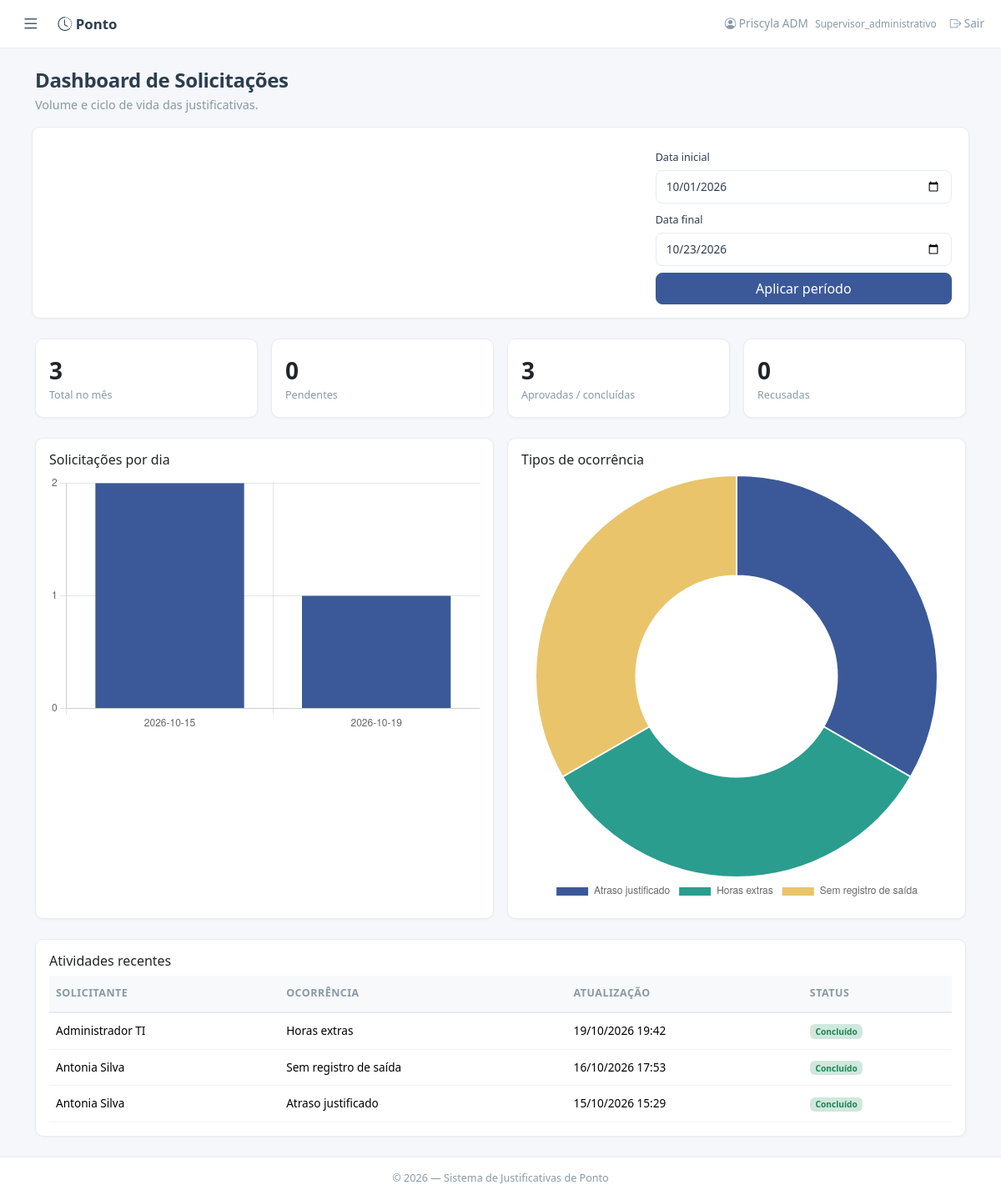
Screenshot of /dashboard/solicitacoes (signed in) with the database file from the repository.
### models.py (models this page shows, shortened)
class Usuario(UserMixin, db.Model):
    __tablename__ = 'usuarios'
    id = db.Column(db.Integer, primary_key=True)
    matricula = db.Column(db.String(20), unique=True, nullable=False)
    nome = db.Column(db.String(100), nullable=False)
    email = db.Column(db.String(120), unique=True, nullable=False)
    senha_hash = db.Column(db.String(256), nullable=False)
    perfil = db.Column(db.String(40), nullable=False)
    gestor_id = db.Column(db.Integer, db.ForeignKey('usuarios.id'), nullable=True)
    area_id = db.Column(db.Integer, db.ForeignKey('areas.id'), nullable=True)
    empresa_id = db.Column(db.Integer, db.ForeignKey('empresas.id'), nullable=True)
    ativo = db.Column(db.Boolean, default=True)
    criado_em = db.Column(db.DateTime, default=lambda: datetime.now(timezone.utc))
    gestor = db.relationship('Usuario', remote_side=[id], backref='subordinados')
    area = db.relationship('Area', backref='usuarios')
    empresa = db.relationship('Empresa', backref='usuarios')
    solicitacoes = db.relationship('Solicitacao', backref='colaborador',
                                   foreign_keys='Solicitacao.colaborador_id', lazy='dynamic')
    def tem_permissao(self, chave):
        if self.perfil == 'ti':
            return True
        return UsuarioPermissao.query.filter_by(usuario_id=self.id, permissao=chave).first() is not None

class Solicitacao(db.Model):
    __tablename__ = 'solicitacoes'
    id = db.Column(db.Integer, primary_key=True)
    colaborador_id = db.Column(db.Integer, db.ForeignKey('usuarios.id'), nullable=False)
    colaboradores = db.relationship('Colaborador', secondary=solicitacao_colaboradores,
                                    backref=db.backref('solicitacoes', lazy='dynamic'))
    participantes = db.relationship('SolicitacaoParticipante', backref='solicitacao',
                                    cascade='all, delete-orphan', order_by='SolicitacaoParticipante.ordem')
    data_ocorrencia = db.Column(db.Date, nullable=False)
    tipo_ocorrencia = db.Column(db.String(80), nullable=False)
    tipo_justificativa = db.Column(db.String(80), nullable=True)
    horario_entrada = db.Column(db.String(5), nullable=True)
    horario_saida = db.Column(db.String(5), nullable=True)
    motivo = db.Column(db.Text, nullable=False)
    comprovante = db.Column(db.Text, nullable=True)  # JSON com nomes dos anexos
    status = db.Column(db.String(30), default='pendente')
    gestor_id = db.Column(db.Integer, db.ForeignKey('usuarios.id'), nullable=True)
    gestor_parecer = db.Column(db.Text, nullable=True)
    gestor_data = db.Column(db.DateTime, nullable=True)
    dp_id = db.Column(db.Integer, db.ForeignKey('usuarios.id'), nullable=True)
    dp_parecer = db.Column(db.Text, nullable=True)
    dp_data = db.Column(db.DateTime, nullable=True)
    supervisor_id = db.Column(db.Integer, db.ForeignKey('usuarios.id'), nullable=True)
    supervisor_parecer = db.Column(db.Text, nullable=True)
    supervisor_data = db.Column(db.DateTime, nullable=True)
    criado_em = db.Column(db.DateTime, default=lambda: datetime.now(timezone.utc))
    atualizado_em = db.Column(db.DateTime, default=lambda: datetime.now(timezone.utc),
                               onupdate=lambda: datetime.now(timezone.utc))
    gestor_resp = db.relationship('Usuario', foreign_keys=[gestor_id])
    dp_resp = db.relationship('Usuario', foreign_keys=[dp_id])
    supervisor_resp = db.relationship('Usuario', foreign_keys=[supervisor_id])
    STATUS_LABELS = {
        'pendente': 'Pendente',
        'aprovado_gestor': 'Aprovado pelo Gestor',
        'recusado_gestor': 'Recusado pelo Gestor',
        'encaminhado_supervisor': 'Aguardando supervisor administrativo',
        'aprovado_supervisor': 'Aprovado pelo supervisor',
        'recusado_supervisor': 'Recusado pelo supervisor',
        'aprovado_dp': 'Concluído',
        'recusado_dp': 'Recusado pelo DP',
    }
    STATUS_COLORS = {
        'pendente': 'warning',
        'aprovado_gestor': 'info',
        'recusado_gestor': 'danger',
        'encaminhado_supervisor': 'warning',
        'aprovado_supervisor': 'info',
        'recusado_supervisor': 'danger',
        'aprovado_dp': 'success',
        'recusado_dp': 'danger',
    }
    @property
    def status_label(self):
        return self.STATUS_LABELS.get(self.status, self.status)
    @property
    def status_cor(self):
        return self.STATUS_COLORS.get(self.status, 'secondary')

### app.py (the view)
@app.route('/dashboard/solicitacoes')
@login_required
def dashboard_solicitacoes():
    agora = datetime.now(timezone.utc)
    inicio_padrao = agora.replace(day=1, hour=0, minute=0, second=0, microsecond=0)
    inicio = request.args.get('inicio', '').strip()
    fim = request.args.get('fim', '').strip()
    try:
        inicio = datetime.strptime(inicio, '%Y-%m-%d').replace(tzinfo=timezone.utc) if inicio else inicio_padrao
        fim_data = datetime.strptime(fim, '%Y-%m-%d').replace(tzinfo=timezone.utc) + timedelta(days=1) if fim else agora + timedelta(days=1)
    except ValueError:
        inicio, fim_data = inicio_padrao, agora + timedelta(days=1)
    consulta = Solicitacao.query.filter(Solicitacao.criado_em >= inicio, Solicitacao.criado_em < fim_data)
    if current_user.perfil == 'gestor':
        consulta = consulta.join(Usuario, Solicitacao.colaborador_id == Usuario.id).filter(Usuario.gestor_id == current_user.id)
    elif current_user.perfil == 'analista':
        consulta = consulta.filter(Solicitacao.colaborador_id == current_user.id)
    solicitacoes = consulta.order_by(Solicitacao.atualizado_em.desc()).all()
    base_mes = Solicitacao.query.filter(Solicitacao.criado_em >= inicio, Solicitacao.criado_em < fim_data)
    por_dia = [[str(dia), total] for dia, total in db.session.query(func.date(Solicitacao.criado_em), func.count(Solicitacao.id)).filter(Solicitacao.criado_em >= inicio, Solicitacao.criado_em < fim_data).group_by(func.date(Solicitacao.criado_em)).all()]
    por_tipo = [[tipo or 'Não informado', total] for tipo, total in base_mes.with_entities(Solicitacao.tipo_ocorrencia, func.count(Solicitacao.id)).group_by(Solicitacao.tipo_ocorrencia).all()]
    return render_template('dashboard_solicitacoes.html', solicitacoes=solicitacoes[:10], por_dia=por_dia, por_tipo=por_tipo, inicio=inicio.date().isoformat(), fim=(fim_data - timedelta(days=1)).date().isoformat(),
                           total=consulta.count(), pendentes=consulta.filter_by(status='pendente').count(),
                           aprovadas=consulta.filter(Solicitacao.status.in_(['aprovado_dp', 'aprovado_supervisor'])).count(),
                           recusadas=consulta.filter(Solicitacao.status.like('recusado%')).count())

### app.py (called while the page is built)
@login_manager.user_loader
def load_user(user_id):
    return db.session.get(Usuario, int(user_id))

@app.context_processor
def inject_now():
    return {'now': datetime.now}

### templates/dashboard_solicitacoes.html (shortened to what this page needs)
{% extends "base.html" %}
{% block content %}
<header class="page-header"><div><h1 class="h4">Dashboard de Solicitações</h1><p>Volume e ciclo de vida das justificativas.</p></div></header>
<form class="card card-clean p-3 mb-4 row g-2 align-items-end" method="GET"><div class="col-sm-4"><label class="form-label small">Data inicial</label><input class="form-control" type="date" name="inicio" value="{{ inicio }}"></div><div class="col-sm-4"><label class="form-label small">Data final</label><input class="form-control" type="date" name="fim" value="{{ fim }}"></div><div class="col-sm-4"><button class="btn btn-primary w-100">Aplicar período</button></div></form>
<div class="row g-3 mb-4">{% for valor, label in [(total,'Total no mês'),(pendentes,'Pendentes'),(aprovadas,'Aprovadas / concluídas'),(recusadas,'Recusadas')] %}<div class="col-6 col-lg-3"><div class="card card-clean p-3"><strong class="fs-3">{{ valor }}</strong><span class="text-muted small">{{ label }}</span></div></div>{% endfor %}</div>
<div class="row g-3 mb-4 align-items-stretch"><div class="col-12 col-lg-6 d-flex"><div class="card card-clean w-100 h-100"><div class="card-body"><h6>Solicitações por dia</h6><canvas id="volume-chart" height="180" aria-label="Volume diário de solicitações"></canvas></div></div></div><div class="col-12 col-lg-6 d-flex"><div class="card card-clean w-100 h-100"><div class="card-body"><h6>Tipos de ocorrência</h6><canvas id="tipo-chart" height="180" aria-label="Distribuição por tipo"></canvas></div></div></div></div>
<div class="card card-clean"><div class="card-body"><h6>Atividades recentes</h6><div class="table-responsive"><table class="table align-middle mb-0"><thead><tr><th>Solicitante</th><th>Ocorrência</th><th>Atualização</th><th>Status</th></tr></thead><tbody>{% for item in solicitacoes %}<tr><td>{{ item.colaborador.nome }}</td><td>{{ item.tipo_ocorrencia }}</td><td>{{ item.atualizado_em.strftime('%d/%m/%Y %H:%M') if item.atualizado_em else '—' }}</td><td><span class="badge bg-{{ item.status_cor }}-subtle text-{{ item.status_cor }}">{{ item.status_label }}</span></td></tr>{% else %}<tr><td colspan="4" class="text-muted">Nenhuma solicitação no período.</td></tr>{% endfor %}</tbody></table></div></div></div>
{% endblock %}
{% block scripts %}<script src="https://cdn.jsdelivr.net/npm/chart.js@4.4.7/dist/chart.umd.min.js"></script><script>
const daily={{ por_dia|tojson }}, types={{ por_tipo|tojson }}; new Chart(document.getElementById('volume-chart'),{type:'bar',data:{labels:daily.map(x=>x[0]),datasets:[{label:'Solicitações',data:daily.map(x=>x[1]),backgroundColor:'#3b5998'}]},options:{plugins:{legend:{display:false}},scales:{y:{beginAtZero:true,ticks:{precision:0}}}}}); new Chart(document.getElementById('tipo-chart'),{type:'doughnut',data:{labels:types.map(x=>x[0]),datasets:[{data:types.map(x=>x[1]),backgroundColor:['#3b5998','#2a9d8f','#e9c46a','#e76f51','#6c757d']}]},options:{plugins:{legend:{position:'bottom'}}}});
</script>{% endblock %}

### templates/base.html (shortened to what this page needs)
<!DOCTYPE html>
<html lang="pt-BR" data-bs-theme="light">
<head>
    <link href="{{ url_for('static', filename='css/bootstrap.min.css') }}" rel="stylesheet">
    <link href="{{ url_for('static', filename='css/bootstrap-icons.min.css') }}" rel="stylesheet">
    <link href="{{ url_for('static', filename='css/style.css') }}" rel="stylesheet">
</head>
<body class="app-layout">
{% if current_user.is_authenticated %}
<header class="topbar"><button class="sidebar-toggle" id="sidebar-toggle" type="button" aria-label="Alternar menu"><i class="bi bi-list"></i></button><a class="navbar-brand" href="{{ url_for('dashboard') }}"><i class="bi bi-clock-history"></i> Ponto</a><span class="topbar-user"><i class="bi bi-person-circle"></i> {{ current_user.nome }} <small>{{ current_user.perfil|capitalize }}</small></span><form method="POST" action="{{ url_for('logout') }}"><input type="hidden" name="csrf_token" value="{{ csrf_token() }}"><button class="nav-link text-danger border-0 bg-transparent" type="submit"><i class="bi bi-box-arrow-right"></i> Sair</button></form></header>
{% endif %}
<div class="toast-container position-fixed top-0 end-0 p-3" style="z-index:9999"></div>
<main class="app-content"><div class="container py-4">{% block content %}{% endblock %}</div></main>
<footer class="app-footer text-center text-muted small py-3">&copy; {{ now().year if now is defined else '2026' }} — Sistema de Justificativas de Ponto</footer>
<script src="{{ url_for('static', filename='js/bootstrap.bundle.min.js') }}"></script><script src="{{ url_for('static', filename='js/app.js') }}"></script>{% block scripts %}{% endblock %}
</body></html>

### static/css/style.css (style rules this page uses)
:root { --color-primary: #3b5998; --color-primary-hover: #2d4373; --color-bg: #f5f7fa; --color-card: #ffffff; --color-border: #e8ecf1; --color-text: #2c3e50; --color-text-muted: #8899a6; --radius: 10px; --shadow-sm: 0 1px 3px rgba(0, 0, 0, 0.04); --shadow-md: 0 4px 16px rgba(0, 0, 0, 0.06); --transition: all 0.2s ease; }
* { box-sizing: border-box; }
body { font-family: 'Segoe UI', -apple-system, BlinkMacSystemFont, Roboto, 'Helvetica Neue', Arial, sans-serif; background-color: var(--color-bg); color: var(--color-text); font-size: 0.9rem; min-height: 100vh; display: flex; flex-direction: column; }
main { flex: 1; }
a { color: var(--color-primary); }
.text-muted { color: var(--color-text-muted) !important; }
.page-header { display: flex; align-items: flex-start; justify-content: space-between; gap: 1rem; margin-bottom: 1.5rem; }
.page-header h1, .page-header h2, .page-header h3, .page-header h4, .page-header h5 { margin-bottom: 0.25rem; font-weight: 650; letter-spacing: -0.015em; }
.page-header p { margin-bottom: 0; color: var(--color-text-muted); }
.app-layout { display:grid; grid-template-columns:240px 1fr; grid-template-rows:58px 1fr auto; min-height:100vh; }
.topbar { grid-column:1/-1; display:flex; align-items:center; gap:1rem; padding:.65rem 1.25rem; background:var(--color-card); border-bottom:1px solid var(--color-border); z-index:10; }
.sidebar-toggle { border:0; background:transparent; font-size:1.35rem; color:var(--color-text); }
.topbar .navbar-brand { color:var(--color-text); text-decoration:none; font-weight:600; }
.topbar-user { margin-left:auto; font-size:.85rem; color:var(--color-text-muted); }
.topbar-user small { margin-left:.3rem; }
.app-content { grid-column:2; min-width:0; }
.app-footer { grid-column:2; }
.app-layout.sidebar-collapsed { grid-template-columns:0 1fr; }
.navbar-brand { font-weight: 600; font-size: 1.05rem; color: var(--color-text) !important; }
.nav-link { font-size: 0.85rem; color: var(--color-text-muted) !important; transition: var(--transition); }
.card-clean { background: var(--color-card); border: 1px solid var(--color-border); border-radius: var(--radius); box-shadow: var(--shadow-sm); transition: var(--transition); }
.table { font-size: 0.85rem; }
.table thead th { background: #f8f9fb; border-bottom: 2px solid var(--color-border); font-weight: 600; font-size: 0.78rem; text-transform: uppercase; letter-spacing: 0.04em; color: var(--color-text-muted); padding: 0.75rem 0.5rem; white-space: nowrap; }
.table tbody td { padding: 0.7rem 0.5rem; border-bottom: 1px solid #f0f2f5; vertical-align: middle; }
.btn-primary { background-color: var(--color-primary); border-color: var(--color-primary); font-weight: 500; border-radius: 8px; transition: var(--transition); }
.form-control, .form-select { border: 1px solid var(--color-border); border-radius: 8px; font-size: 0.85rem; padding: 0.55rem 0.75rem; transition: var(--transition); color: var(--color-text); }
.form-label { color: var(--color-text); margin-bottom: 0.3rem; }
footer { border-top: 1px solid var(--color-border); background: var(--color-card); }

### rows the page displays
Usuario: nome "Priscyla ADM", perfil "Supervisor_administrativo"
Solicitacao: colaborador.nome "Administrador TI", tipo_ocorrencia "Horas extras", atualizado_em "19/10/2026 19:42", status_label "Concluído"
Solicitacao: colaborador.nome "Antonia Silva", tipo_ocorrencia "Sem registro de saída", atualizado_em "16/10/2026 17:53", status_label "Concluído"
Solicitacao: colaborador.nome "Antonia Silva", tipo_ocorrencia "Atraso justificado", atualizado_em "15/10/2026 15:29", status_label "Concluído"

### other values shown
{{ valor }} "3" "0" "3" "0"
{{ label }} "Total no mês" "Pendentes" "Aprovadas / concluídas" "Recusadas"
chart data {{ por_dia|tojson }} [["2026-10-15", 2], ["2026-10-19", 1]]
